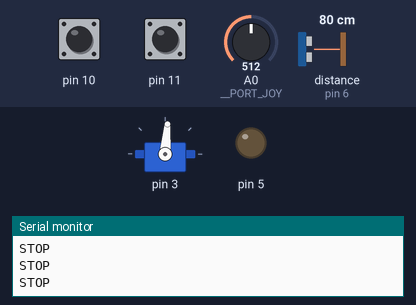
This sketch was run on a simulated Arduino Uno, built with avr-gcc and run on an emulated ATmega328P. Parts: servo, output pins drawn as LEDs (lit = HIGH), the last lines printed to the serial monitor. The test bench sets the inputs (shaded band); at power-on: pin 10 HIGH, pin 11 HIGH, A0 (__PORT_JOY) = 512, distance to the obstacle (sensor on pin 6) 80 cm. The echo pulse lasts 58.3 µs per cm.

Above: at 1.2 s.
1.3 s: pin 10 pulled LOW for 0.15 s
At 2.39 s:
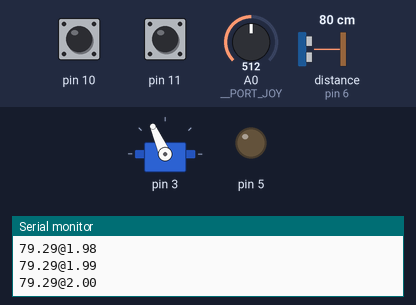
4.3 s: pin 11 pulled LOW for 0.15 s
5.9 s: pin 11 pulled LOW for 1 s
At 7.21 s:
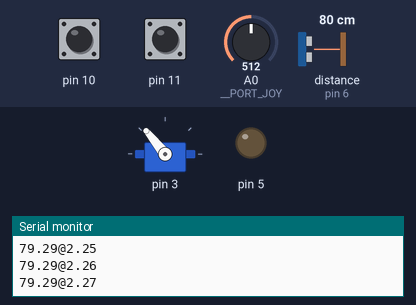
9.9 s: pin 11 pulled LOW for 3.2 s
14.6 s: A0 (__PORT_JOY) set to 306
At 15.6 s:
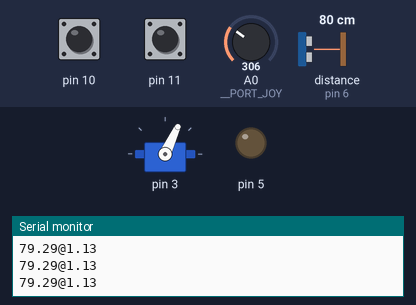
17.6 s: A0 (__PORT_JOY) set to 122
At 18.7 s:
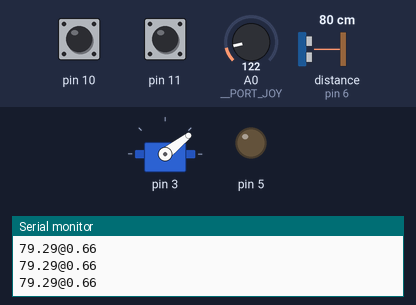
Timing chart, 0 to 20.6 s (numbered marks = the images above; inputs shaded):
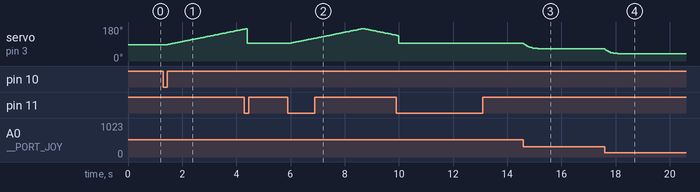

The sketch:

firmware.ino
```cpp
/**
 * NAME:            Radar Firmware Module (firmware.ino)
 * AUTHOR:          Nicolo' Maffi
 * WRITTEN:          5 apr 2026
 * COMPILED:        11 apr 2026
 * INSTALLATION:    ATmega328P
 */

// Headers
#include <Servo.h>

#include "Switch.h"
#include "Timer.h"

// Port mapping
#define __PORT_STR_STP 0x0A
#define __PORT_MODE    0x0B
#define __PORT_TRIGGER 0x05
#define __PORT_ECHO    0x06
#define __PORT_SERVO   0x03 // PWM output
#define __PORT_JOY       A0 // Analog input

// Servo config
#define __SERVO_UNIT_STEP 0.01f // Radians
#define __SERVO_MAX_RAD   3.00f // Radians
#define __SERVO_MIN_RAD   0.35f // Radians

// Serial config
#define __SERIAL_DELAY_MS      20 // Standard 50 Hz refresh rate
#define __SERIAL_BAUD_RATE 115200
#define __SERIAL_STR_DEL   "@"
#define __SERIAL_STOP_SIG  "STOP"

// Radar modes
#define __MODE_MANUAL 0x00
#define __MODE_AUTO   0x01

#define MODE_TOGGLE(MODE) ((MODE) == __MODE_MANUAL ? __MODE_AUTO : __MODE_MANUAL)

// Unit conversion
#define RAD_TO_DEG(RAD) ((RAD) * 180.f / PI)
#define DEG_TO_RAD(DEG) ((DEG) * PI / 180.f)

// Radar active state
static volatile bool __is_active;
// Radar operation mode
static volatile int __radar_mode;

// Radar hardware state
struct {
    bool forward; // Sweep direction: CW (true), CCW (false)
    float rad;    // Current angle (radians)
    Servo servo;  // Servo controller
} radar;

Timer serial_timer(__SERIAL_DELAY_MS);

Switch str_stp_switch(__PORT_STR_STP, __SW_PULLUP | __SW_RISING);
Switch mode_switch(__PORT_MODE, __SW_PULLUP | __SW_RISING);

// Initialize radar hardware
void init_radar(void) {
    radar.forward = true;
    radar.rad = __SERVO_MAX_RAD / 2;
    radar.servo.attach(__PORT_SERVO);

    radar.servo.write(RAD_TO_DEG(radar.rad));
}

// Update servo position
void step_radar(void) {
    if(__radar_mode == __MODE_MANUAL) {
        static float filtered = 512.0f;
        float alpha = 0.1f;

        filtered += alpha * (analogRead(__PORT_JOY) - filtered);

        int map_val = map((int)filtered, 0, 1023, RAD_TO_DEG(__SERVO_MIN_RAD), RAD_TO_DEG(__SERVO_MAX_RAD));

        radar.rad = DEG_TO_RAD(map_val);
    } else {
        // Clamp and reverse at limits
        if(radar.rad < __SERVO_MIN_RAD || radar.rad > __SERVO_MAX_RAD) {
            // Reverse sweep direction
            radar.forward = !radar.forward;

            if(radar.rad < __SERVO_MIN_RAD) {
                radar.rad = __SERVO_MIN_RAD;
            } else {
                radar.rad = __SERVO_MAX_RAD;
            }
        }

        radar.rad += (__SERVO_UNIT_STEP * (radar.forward ? 1 : -1));
    }

    radar.servo.write(RAD_TO_DEG(radar.rad));
}

// Measure distance via ultrasonic pulse (cm)
// Returns -1 on timeout (no echo received)
float radar_scan(void) {
    // Ensure trigger is LOW before pulse
    digitalWrite(__PORT_TRIGGER, LOW);
    delayMicroseconds(2);

    // Trigger pulse
    digitalWrite(__PORT_TRIGGER, HIGH);
    delayMicroseconds(10);
    digitalWrite(__PORT_TRIGGER, LOW);

    // Timeout ~38ms (~650cm max round-trip)
    unsigned long duration = pulseIn(__PORT_ECHO, HIGH, 38000UL);

    if(duration == 0) {
        return -1;
    }

    // Convert to cm
    return 0.034f * duration / 2;
}

void setup(void) {
    __is_active = false;
    __radar_mode = __MODE_AUTO;

    pinMode(__PORT_TRIGGER, OUTPUT);
    pinMode(__PORT_ECHO,    INPUT );

    init_radar();

    Serial.begin(__SERIAL_BAUD_RATE);
}

void loop(void) {
    if(mode_switch.isPressed()) {
        __radar_mode = MODE_TOGGLE(__radar_mode);
    }

    if(str_stp_switch.isPressed()) {
        __is_active = !__is_active;
    }

    // Rate limiting
    if(!serial_timer.check()) {
        return;
    }

    serial_timer.reset();

    if(__is_active) {
        step_radar();

        // Read sensor data
        float distance = radar_scan();
        float radians = radar.rad;

        // Send data over serial
        Serial.print(distance);
        Serial.print(__SERIAL_STR_DEL);
        Serial.println(radians);
    } else {
        // Send stop signal
        Serial.println(__SERIAL_STOP_SIG);
    }
}
```

Switch.cpp
```cpp
#include "Switch.h"

// Initialize pin mode and debounce timer
Switch::Switch(int attach, int flags):
attach(attach),
flags(flags),
st0(LOW),
st(LOW),
t(__SW_DEF_MS_DELAY) {
    bool is_pullup = (flags & __SW_PULLUP);

    pinMode(attach, is_pullup ? INPUT_PULLUP : INPUT);
}

// Default: pullup with rising edge
Switch::Switch(int attach): Switch(attach, __SW_PULLUP | __SW_RISING) {
}

// Check for debounced edge transition
bool Switch::isPressed(void) {
    st = digitalRead(attach);

    // No change, reset debounce
    if(st == st0) {
        t.reset();
        return false;
    }

    // Debounce elapsed, check edge type
    if(t.check()) {
        bool is_pullup = (flags & __SW_PULLUP);
        bool edge_trigger;

        bool pet = (st == HIGH && st0 == LOW);  // Positive edge
        bool net = (st == LOW && st0 == HIGH);   // Negative edge

        if((flags & __SW_RISING) && (flags & __SW_FALLING)) {
            edge_trigger = (st != st0);
        } else if(flags & __SW_RISING) {
            edge_trigger = is_pullup ? net : pet;
        } else if(flags & __SW_FALLING) {
            edge_trigger = is_pullup ? pet : net;
        } else {
            edge_trigger = is_pullup ? net : pet;
        }

        st0 = st;

        return edge_trigger;
    }

    return false;
}
```

Switch.h
```cpp
#ifndef __SWITCH_H__
#define __SWITCH_H__

#include <Arduino.h>

#include "Timer.h"

// Debounce delay (ms)
#define __SW_DEF_MS_DELAY 100

// Edge detection flags
#define __SW_RISING    (1 << 0)
#define __SW_FALLING   (1 << 1)
#define __SW_PULLUP    (1 << 2)

// Debounced button with edge detection
class Switch {
private:
    int attach;  // Pin number
    int flags;   // Config flags (pullup, edge type)

    int st0, st; // Previous and current state
    Timer t;     // Debounce timer
public:
    Switch(int attach, int flags);
    Switch(int attach);

    Switch(Switch &&) = delete;
    Switch(const Switch &) = delete;

    // Returns true on configured edge after debounce
    bool isPressed(void);
};

#endif // __SWITCH_H__
```

Timer.cpp
```cpp
#include "Timer.h"

// Initialize with interval, timer starts at 0
Timer::Timer(unsigned wait): t_start(0), wait(wait) {
}

// Check if interval has elapsed since last reset
bool Timer::check(void) {
    return (millis() - t_start >= wait);
}

// Restart timer from now
void Timer::reset(void) {
    t_start = millis();
}

// Change interval duration
void Timer::setWait(unsigned wait) {
    this->wait = wait;
}
```

Timer.h
```cpp
#ifndef __TIMER_H__
#define __TIMER_H__

#include <Arduino.h>

// Non-blocking millisecond timer
class Timer {
private:
    unsigned long t_start; // Timestamp of last reset
    unsigned wait;         // Interval duration (ms)
public:
    Timer(unsigned wait);

    Timer(Timer &&) = delete;
    Timer(const Timer &) = delete;

    // Returns true if interval has elapsed
    bool check(void);
    // Restart the timer
    void reset(void);
    // Update interval duration
    void setWait(unsigned wait);
};

#endif // __TIMER_H__
```

Measured:
- after the input at 1.3 s, servo on pin 3: moves from 85° to 169° over 2.9 s, starting after 0.10 s
- after the input at 5.9 s, servo on pin 3: rises from 95° to 172° in 2.7 s, then falls to 137° in 1.2 s
- after the input at 14.6 s, servo on pin 3: moves from 95° to 65° over 0.66 s, starting at once
- after the input at 17.6 s, servo on pin 3: moves from 65° to 38° over 0.62 s, starting at once
